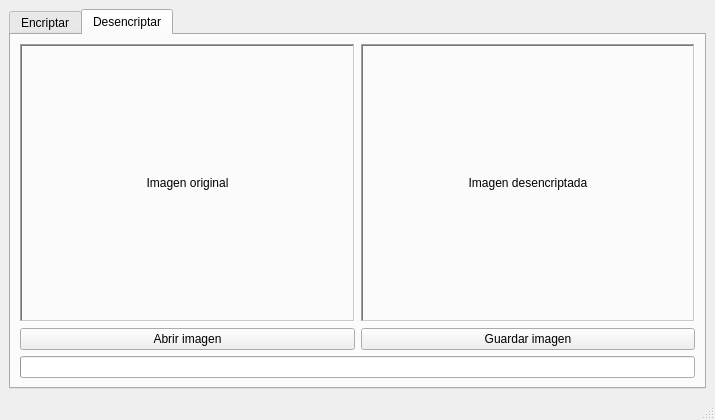
<?xml version="1.0" encoding="UTF-8"?>
<ui version="4.0">
 <class>MainWindow</class>
 <widget class="QMainWindow" name="MainWindow">
  <property name="geometry">
   <rect>
    <x>0</x>
    <y>0</y>
    <width>715</width>
    <height>420</height>
   </rect>
  </property>
  <property name="windowTitle">
   <string>MainWindow</string>
  </property>
  <widget class="QWidget" name="centralwidget">
   <layout class="QGridLayout" name="gridLayout_2">
    <item row="0" column="0">
     <widget class="QTabWidget" name="tabWidget">
      <property name="currentIndex">
       <number>1</number>
      </property>
      <property name="tabBarAutoHide">
       <bool>false</bool>
      </property>
      <widget class="QWidget" name="tab">
       <attribute name="title">
        <string>Encriptar</string>
       </attribute>
       <layout class="QGridLayout" name="gridLayout">
        <item row="0" column="1">
         <widget class="QLabel" name="encrypt_result">
          <property name="frameShape">
           <enum>QFrame::WinPanel</enum>
          </property>
          <property name="frameShadow">
           <enum>QFrame::Sunken</enum>
          </property>
          <property name="text">
           <string>Imagen encriptada</string>
          </property>
          <property name="alignment">
           <set>Qt::AlignCenter</set>
          </property>
         </widget>
        </item>
        <item row="1" column="0">
         <widget class="QPushButton" name="encrypt_open">
          <property name="text">
           <string>Abrir imagen</string>
          </property>
         </widget>
        </item>
        <item row="0" column="0">
         <widget class="QLabel" name="encrypt_original">
          <property name="frameShape">
           <enum>QFrame::WinPanel</enum>
          </property>
          <property name="frameShadow">
           <enum>QFrame::Sunken</enum>
          </property>
          <property name="text">
           <string>Imagen original</string>
          </property>
          <property name="alignment">
           <set>Qt::AlignCenter</set>
          </property>
         </widget>
        </item>
        <item row="2" column="0" colspan="2">
         <widget class="QProgressBar" name="encryption_progress">
          <property name="enabled">
           <bool>true</bool>
          </property>
          <property name="value">
           <number>0</number>
          </property>
          <property name="textVisible">
           <bool>false</bool>
          </property>
         </widget>
        </item>
        <item row="1" column="1">
         <widget class="QPushButton" name="encrypt_save">
          <property name="text">
           <string>Guardar imagen</string>
          </property>
         </widget>
        </item>
       </layout>
      </widget>
      <widget class="QWidget" name="tab_2">
       <attribute name="title">
        <string>Desencriptar</string>
       </attribute>
       <layout class="QGridLayout" name="gridLayout_3">
        <item row="0" column="0">
         <widget class="QLabel" name="decrypt_original">
          <property name="frameShape">
           <enum>QFrame::WinPanel</enum>
          </property>
          <property name="frameShadow">
           <enum>QFrame::Sunken</enum>
          </property>
          <property name="text">
           <string>Imagen original</string>
          </property>
          <property name="alignment">
           <set>Qt::AlignCenter</set>
          </property>
         </widget>
        </item>
        <item row="0" column="1">
         <widget class="QLabel" name="decrypt_result">
          <property name="frameShape">
           <enum>QFrame::WinPanel</enum>
          </property>
          <property name="frameShadow">
           <enum>QFrame::Sunken</enum>
          </property>
          <property name="text">
           <string>Imagen desencriptada</string>
          </property>
          <property name="alignment">
           <set>Qt::AlignCenter</set>
          </property>
         </widget>
        </item>
        <item row="1" column="0">
         <widget class="QPushButton" name="decrypt_open">
          <property name="text">
           <string>Abrir imagen</string>
          </property>
         </widget>
        </item>
        <item row="1" column="1">
         <widget class="QPushButton" name="decrypt_save">
          <property name="text">
           <string>Guardar imagen</string>
          </property>
         </widget>
        </item>
        <item row="2" column="0" colspan="2">
         <widget class="QProgressBar" name="decryption_progress">
          <property name="enabled">
           <bool>true</bool>
          </property>
          <property name="value">
           <number>0</number>
          </property>
          <property name="textVisible">
           <bool>false</bool>
          </property>
         </widget>
        </item>
       </layout>
      </widget>
     </widget>
    </item>
   </layout>
  </widget>
  <widget class="QMenuBar" name="menubar">
   <property name="geometry">
    <rect>
     <x>0</x>
     <y>0</y>
     <width>715</width>
     <height>21</height>
    </rect>
   </property>
  </widget>
  <widget class="QStatusBar" name="statusbar"/>
 </widget>
 <resources/>
 <connections/>
</ui>
